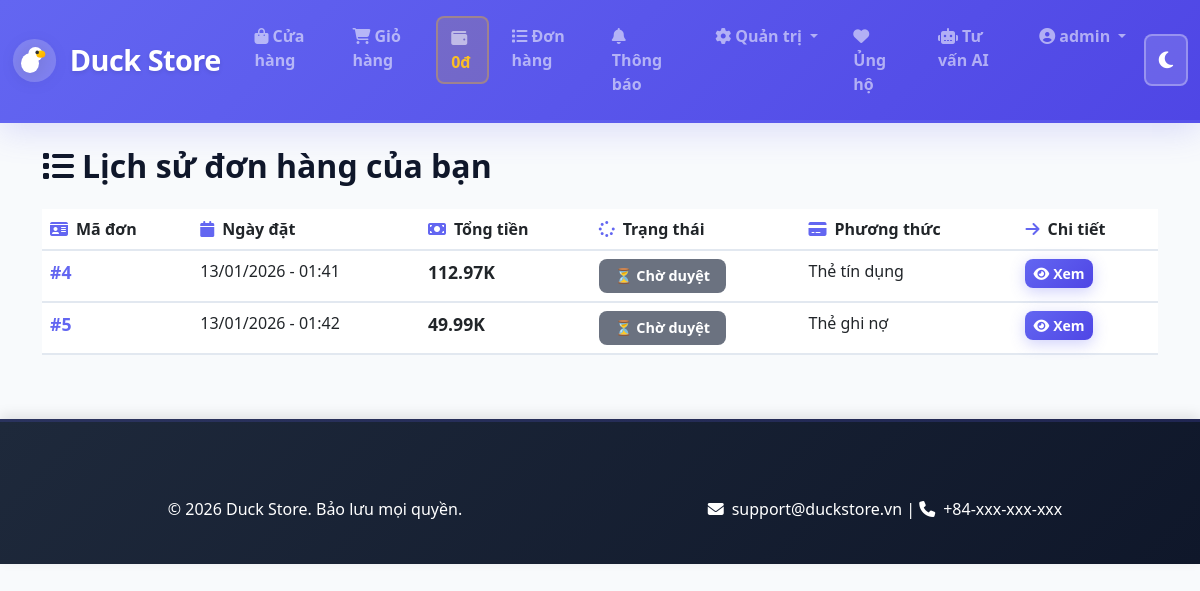
Screenshot of /orders/ (signed in) with the database file from the repository.
### store/models.py (models this page shows, shortened)
class UserProfile(models.Model):
    user = models.OneToOneField(User, on_delete=models.CASCADE, related_name='profile')
    balance = models.DecimalField(max_digits=12, decimal_places=2, default=0.00, help_text="Số dư tài khoản")
    phone = models.CharField(max_length=20, blank=True)
    address = models.TextField(blank=True)
    avatar = models.ImageField(upload_to='avatars/', blank=True, null=True)
    created_at = models.DateTimeField(auto_now_add=True)
    updated_at = models.DateTimeField(auto_now=True)
    class Meta:
        verbose_name = "Hồ sơ người dùng"
        verbose_name_plural = "Hồ sơ người dùng"

class Order(models.Model):
    STATUS_CHOICES = [
        ('Pending', 'Pending'),
        ('Approved', 'Approved'),
        ('Shipping', 'Shipping'),
        ('Completed', 'Completed'),
        ('Cancelled', 'Cancelled'),
    ]
    user = models.ForeignKey(User, on_delete=models.CASCADE)
    status = models.CharField(max_length=20, choices=STATUS_CHOICES, default='Pending')
    total_price = models.DecimalField(max_digits=10, decimal_places=2, default=0)
    created_at = models.DateTimeField(auto_now_add=True)
    payment_method = models.CharField(max_length=100, blank=True)
    discount_code = models.CharField(max_length=50, blank=True)
    delivery_address = models.TextField(blank=True)

### store/views.py (the view)
# urls.py: path('orders/', views.order_list, name='order_list'),
@login_required
def order_list(request):
    orders = Order.objects.filter(user=request.user)
    return render(request, 'store/order_list.html', {'orders': orders})

### store/templates/store/order_list.html (shortened to what this page needs)
{% extends 'store/base.html' %}
{% block content %}
<h2 class="mb-4" style="font-weight: 800;">
    <i class="fas fa-list me-2"></i>Lịch sử đơn hàng của bạn
</h2>
<div class="table-responsive">
    <table class="table table-hover" style="border-radius: 1.2rem;">
        <thead style="background-color: var(--light-bg);">
            <tr>
                <th style="font-weight: 700;"><i class="fas fa-id-card me-2" style="color: var(--primary);"></i>Mã đơn</th>
                <th style="font-weight: 700;"><i class="fas fa-calendar me-2" style="color: var(--primary);"></i>Ngày đặt</th>
                <th style="font-weight: 700;"><i class="fas fa-money-bill me-2" style="color: var(--primary);"></i>Tổng tiền</th>
                <th style="font-weight: 700;"><i class="fas fa-spinner me-2" style="color: var(--primary);"></i>Trạng thái</th>
                <th style="font-weight: 700;"><i class="fas fa-credit-card me-2" style="color: var(--primary);"></i>Phương thức</th>
                <th style="font-weight: 700;"><i class="fas fa-arrow-right me-2" style="color: var(--primary);"></i>Chi tiết</th>
            </tr>
        </thead>
        <tbody>
            {% for order in orders %}
            <tr style="border-bottom: 2px solid var(--border-color);">
                <td>
                    <strong style="font-size: 1.1rem; color: var(--primary);">#{{ order.id }}</strong>
                </td>
                <td>{{ order.created_at|date:"d/m/Y - H:i" }}</td>
                <td>
                    <strong style="color: var(--danger); font-size: 1.1rem;">{{ order.total_price }}K</strong>
                </td>
                <td>
                    <span class="badge" style="padding: 0.6rem 1rem; font-weight: 700; border-radius: 0.5rem;
                        {% if order.status == 'Completed' %}
                            background-color: var(--success);
                        {% elif order.status == 'Cancelled' %}
                            background-color: #ef4444;
                        {% elif order.status == 'Shipping' %}
                            background-color: #3b82f6;
                        {% elif order.status == 'Approved' %}
                            background-color: #f59e0b;
                        {% else %}
                            background-color: #6b7280;
                        {% endif %}
                        color: white;">
                        {% if order.status == 'Completed' %}
                            ✓ Hoàn thành
                        {% elif order.status == 'Cancelled' %}
                            ✗ Đã hủy
                        {% elif order.status == 'Shipping' %}
                            🚚 Đang giao
                        {% elif order.status == 'Approved' %}
                            ✓ Đã duyệt
                        {% else %}
                            ⏳ Chờ duyệt
                        {% endif %}
                    </span>
                </td>
                <td>{{ order.payment_method }}</td>
                <td>
                    <a href="{% url 'order_detail' order.id %}" class="btn btn-sm btn-primary" style="font-weight: 700; border-radius: 0.5rem;">
                        <i class="fas fa-eye me-1"></i>Xem
                    </a>
                </td>
            </tr>
            {% endfor %}
        </tbody>
    </table>
</div>
{% endblock %}

### store/templates/store/base.html (shortened to what this page needs)
<!DOCTYPE html>
<html lang="vi">
<head>
    <link href="https://cdn.jsdelivr.net/npm/bootstrap@5.3.0/dist/css/bootstrap.min.css" rel="stylesheet">
    <link href="https://cdnjs.cloudflare.com/ajax/libs/font-awesome/6.4.0/css/all.min.css" rel="stylesheet">
</head>
<body>
    <nav class="navbar navbar-expand-lg navbar-dark">
        <div class="container-fluid">
            <a class="navbar-brand" href="{% url 'home' %}" style="display: flex; align-items: center; gap: 0.8rem; font-weight: 800;">
                <span>Duck Store</span>
            </a>
            <div class="collapse navbar-collapse" id="navbarNav">
                <ul class="navbar-nav ms-auto">
                    <li class="nav-item">
                        <a class="nav-link" href="{% url 'product_list' %}"><i class="fas fa-shopping-bag me-1"></i>Cửa hàng</a>
                    </li>
                    <li class="nav-item">
                        <a class="nav-link" href="{% url 'cart' %}" style="position: relative;">
                            <i class="fas fa-shopping-cart me-1"></i>Giỏ hàng
                        </a>
                    </li>
                    {% if user.is_authenticated %}
                    <li class="nav-item">
                        <a class="nav-link balance-link" href="{% url 'account_balance' %}">
                            <i class="fas fa-wallet me-1"></i>
                            <span class="balance-text">{{ user.profile.balance|floatformat:0 }}đ</span>
                        </a>
                    </li>
                    <li class="nav-item">
                        <a class="nav-link" href="{% url 'order_list' %}"><i class="fas fa-list me-1"></i>Đơn hàng</a>
                    </li>
                    <li class="nav-item">
                        <a class="nav-link" href="{% url 'notifications' %}"><i class="fas fa-bell me-1"></i>Thông báo</a>
                    </li>
                    {% if user.is_superuser %}
                    <li class="nav-item dropdown">
                        <a class="nav-link dropdown-toggle" href="#" id="adminDropdown" role="button" data-bs-toggle="dropdown">
                            <i class="fas fa-cog me-1"></i>Quản trị
                        </a>
                    </li>
                    {% endif %}
                    <li class="nav-item">
                        <a class="nav-link" href="{% url 'qr_donate' %}"><i class="fas fa-heart me-1"></i>Ủng hộ</a>
                    </li>
                    <li class="nav-item">
                        <a class="nav-link" href="{% url 'ai_consultation' %}"><i class="fas fa-robot me-1"></i>Tư vấn AI</a>
                    </li>
                    <li class="nav-item dropdown">
                        <a class="nav-link dropdown-toggle" href="#" id="userDropdown" role="button" data-bs-toggle="dropdown">
                            <i class="fas fa-user-circle me-1"></i>{{ user.username }}
                        </a>
                    </li>
                    {% endif %}
                </ul>
                <button class="btn-brightness" type="button" title="Toggle dark mode" style="margin-left: auto;">
                </button>
            </div>
        </div>
    </nav>
    <div class="container mt-4">
        {% block content %}{% endblock %}
    </div>
    <footer class="footer mt-5">
        <div class="container">
            <div class="row">
                <div class="col-md-6 text-center">
                    <p>&copy; 2026 Duck Store. Bảo lưu mọi quyền.</p>
                </div>
                <div class="col-md-6 text-center">
                    <p><i class="fas fa-envelope me-2"></i>support@duckstore.vn | <i class="fas fa-phone me-2"></i>+84-xxx-xxx-xxx</p>
                </div>
            </div>
        </div>
    </footer>
</body>
</html>

### store/templates/store/base.html (style rules this page uses)
:root { --primary: #6366f1; --primary-dark: #4f46e5; --accent: #ec4899; --success: #10b981; --light-bg: #f8fafc; --light-text: #0f172a; --border-color: #e2e8f0; --dark-bg: #0f172a; --dark-surface: #1e293b; --dark-text: #f1f5f9; --dark-border: #334155; }
* { font-family: 'Segoe UI', Tahoma, Geneva, Verdana, sans-serif; }
body { background-color: var(--light-bg); color: var(--light-text); transition: all 0.3s ease; }
.navbar { background: linear-gradient(135deg, var(--primary) 0%, var(--primary-dark) 100%); box-shadow: 0 8px 32px rgba(99, 102, 241, 0.2); padding: 1rem 0; border-bottom: 3px solid rgba(99, 102, 241, 0.3); }
.navbar-brand { font-weight: 800; font-size: 1.8rem; letter-spacing: -0.5px; text-shadow: 0 2px 4px rgba(0,0,0,0.1); }
.nav-link { transition: all 0.3s ease; font-weight: 600; margin: 0 0.3rem; padding: 0.5rem 0.8rem !important; border-radius: 0.5rem; }
.btn-brightness { background: rgba(255,255,255,0.15); border: 2px solid rgba(255,255,255,0.3); color: white; cursor: pointer; font-size: 1.2rem; padding: 0.6rem 0.8rem; border-radius: 0.5rem; transition: all 0.3s ease; margin-left: 10px; }
.balance-link { background: rgba(255, 193, 7, 0.15) !important; border-radius: 0.5rem; padding: 0.5rem 0.8rem !important; border: 2px solid rgba(255, 193, 7, 0.3); transition: all 0.3s ease; font-weight: 700; }
.balance-text { color: #fbbf24; font-weight: 800; }
.btn-primary { background: linear-gradient(135deg, var(--primary) 0%, var(--primary-dark) 100%); border: none; border-radius: 0.7rem; font-weight: 700; transition: all 0.3s ease; box-shadow: 0 4px 15px rgba(99, 102, 241, 0.3); }
.footer { background: linear-gradient(135deg, #1e293b 0%, #0f172a 100%); color: white; padding: 4rem 0 2rem; margin-top: 5rem; border-top: 3px solid rgba(99, 102, 241, 0.2); box-shadow: 0 -4px 12px rgba(0,0,0,0.1); }
.footer p { margin: 0.7rem 0; font-weight: 500; }
.badge { border-radius: 0.7rem; padding: 0.6rem 1.2rem; font-weight: 700; font-size: 0.9rem; }
h1, h2, h3, h4, h5, h6 { color: var(--light-text); font-weight: 800; }
.table { border-collapse: collapse; }
.table thead { background-color: var(--light-bg); font-weight: 700; border-bottom: 2px solid var(--border-color); }
.table tbody tr { border-bottom: 1px solid var(--border-color); transition: background-color 0.2s ease; }

### rows the page displays
Order: id "4", created_at "13/01/2026 - 01:41", total_price "112.97", status "⏳ Chờ duyệt", payment_method "Thẻ tín dụng"
Order: id "5", created_at "13/01/2026 - 01:42", total_price "49.99", status "⏳ Chờ duyệt", payment_method "Thẻ ghi nợ"

### other values shown
{{ user.profile.balance|floatformat:0 }} "0"
{{ user.username }} "admin"
